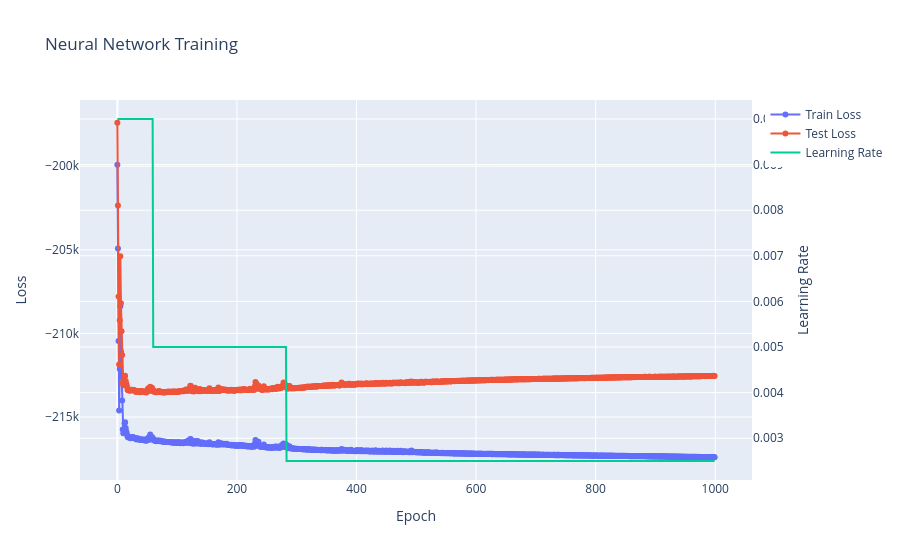

The notebook cell saved with this chart:
### Code cell
fig.show()

### Figure 1 — Plotly figure (JSON) as saved in the notebook; plotly's stock layout.template omitted (floating-point values rounded to 4 significant figures; data arrays with more than 128 entries replaced by an {"elided": "..."} marker saying what was removed)
{"data": [{"mode": "lines+markers", "name": "Train Loss", "type": "scatter", "y": {"elided": "1000 float values"}}, {"mode": "lines+markers", "name": "Test Loss", "type": "scatter", "y": {"elided": "1000 float values"}}, {"mode": "lines", "name": "Learning Rate", "type": "scatter", "y": {"elided": "1000 float values"}, "yaxis": "y2"}], "layout": {"title": {"text": "Neural Network Training"}, "xaxis": {"title": {"text": "Epoch"}}, "yaxis": {"title": {"text": "Loss"}}, "yaxis2": {"overlaying": "y", "side": "right", "title": {"text": "Learning Rate"}}}}
